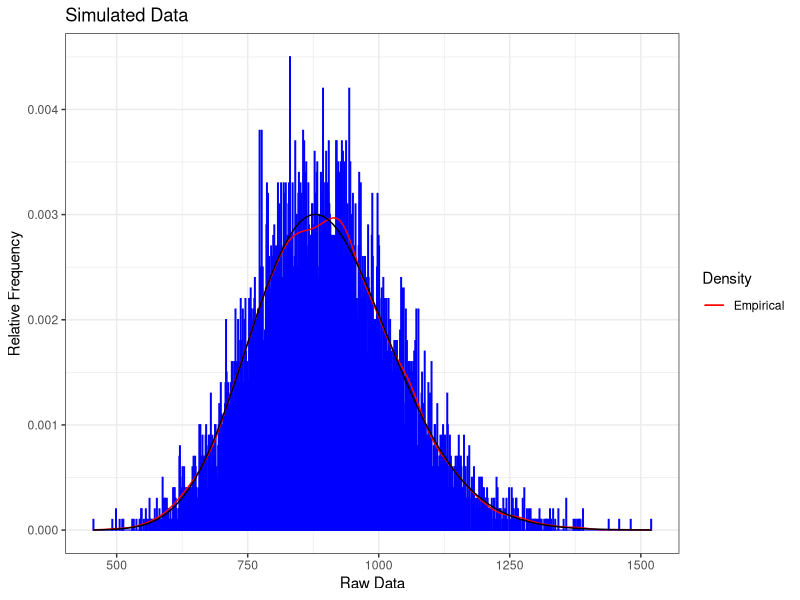

R code for this plot: (Note: this script raises an error after producing the figure.)
# Math 423
# Homework 15
# Load MASS, ggplot2 packages
library(MASS)
library(tidyverse)
# Simulate 10000 observations of a Beta RV
# Parameters: alpha, beta
alpha <- 45
beta <- 20
sim <- data.frame(Gamma = rgamma(n=10000, shape=alpha, scale=beta))
# Create a histogram of the simulated data in sim$Gamma
# Compare the emperical and theoretical Gamma distributions
ggplot(data=sim, aes(sim$Gamma)) +
  geom_histogram(aes(y = ..density..),
                 breaks=seq(min(sim$Gamma)-0.5, max(sim$Gamma)+0.5, by = 1),
                 col="blue", fill="blue", alpha=.2) +
  geom_line(aes(y = ..density.., colour = "Empirical"), stat = "density") +
  stat_function(fun=dgamma,args=fitdistr(sim$Gamma,"gamma")$estimate,
                aes(color=sim$Gamma)) +
  scale_colour_manual(name = "Density", values = c("red", "blue")) +
  labs(title="Simulated Data",
       x="Raw Data",
       y="Relative Frequency") +
  #theme(legend.position = c(0.85, 0.85)) +
  theme_bw()

# Compute the mean and variance of the simulated data
mean(sim$Gamma)
var(sim$Gamma)


pgamma(15, shape = 5, scale = 3)
gammainc(4,5)
gammainc(5,4)
gammainc(0,4)

pgamma(5, shape = 7, scale = 1)
1 - pgamma(8, shape = 7, scale = 1)
pgamma(8, shape = 7, scale = 1) - pgamma(3, shape = 7, scale = 1)

pgamma(4, shape = 7, scale = 1) + (1 - pgamma(6, shape = 7, scale = 1)) - (pgamma(4, shape = 7, scale = 1) * (1 - pgamma(6, shape = 7, scale = 1)))

pexp(100, 0.01386)
pexp(200, 0.01386)
pexp(200, 0.01386) - pexp(100, 0.01386)

1 - pexp(216.4502, 0.01386)

0.5/0.01386
